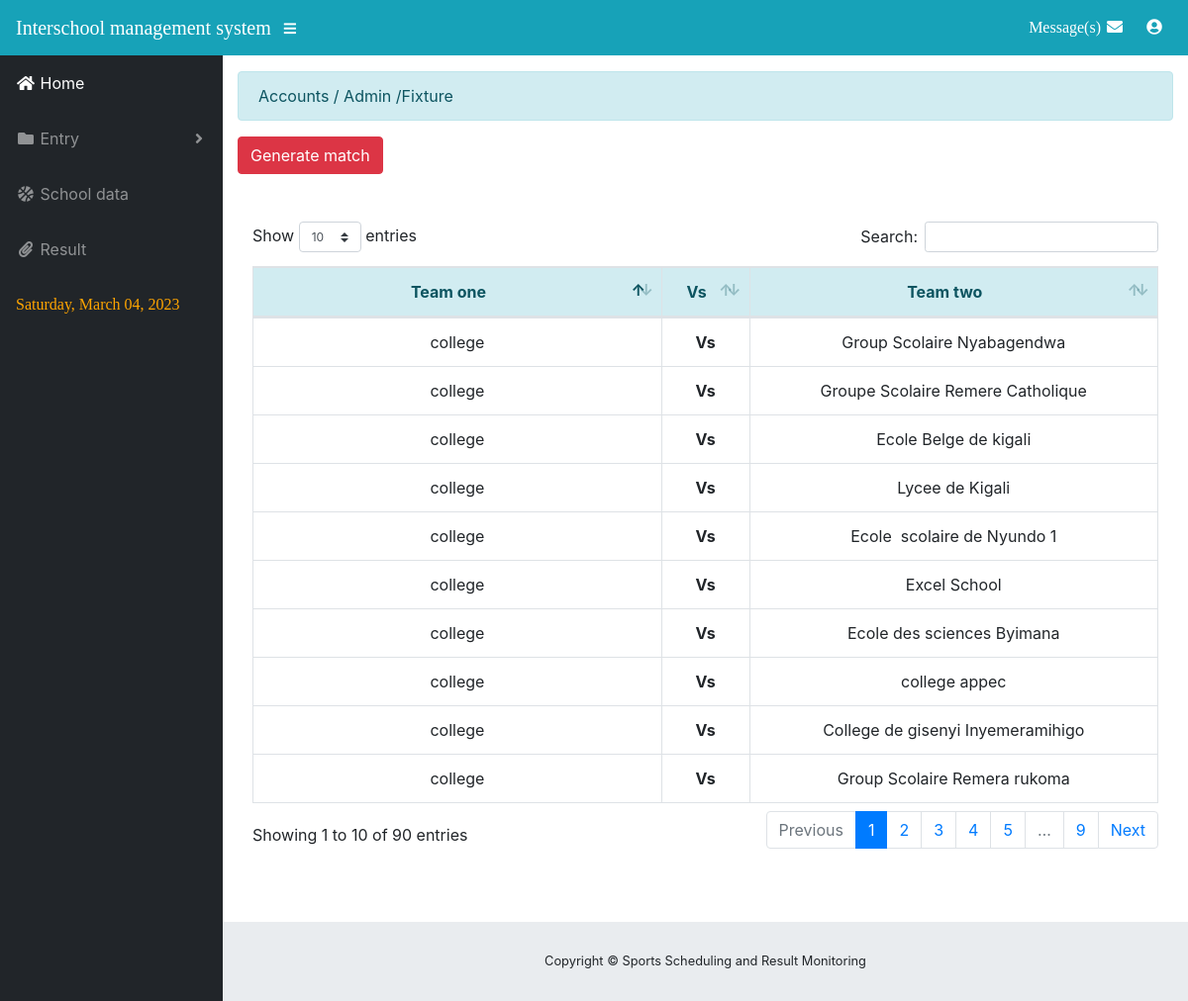
The page /admin/fixture.php on the database its author committed.
### tables this page shows
CREATE TABLE `matches` (
  `id` int(11) NOT NULL,
  `team_one` varchar(255) NOT NULL,
  `team_two` varchar(255) NOT NULL,
  `date` date NOT NULL
);

### admin/fixture.php (the view, shortened to what this page needs)
<?php  include 'theme/header.php'; ?>
<?php  include 'theme/sidebar.php'; ?>
			<div class = "alert alert-info">Accounts / Admin /Fixture</div>
			<a href='includes/generate_match.php'><button class="btn btn-danger" name="generate_match">Generate match</button></a>
			<div class = "well col-lg-12">
				<br />
				<br />
				<table id = "table" class = "table table-bordered">
					<thead>
						<tr class = "alert-info text-center">
							<th>Team one</th>
							<th>Vs</th>
							<th>Team two</th>
						</tr>
					</thead>
					<tbody>
					<?php
						$q_admin = $conn->query("SELECT * FROM `matches`") or die(mysqli_error());
						while($f_admin = $q_admin->fetch_array()){
					?>
						<tr class="text-center">
							<td><?php echo $f_admin['team_one']?></td>
							<td><b>Vs</b></td>
							<td><?php echo $f_admin['team_two']?></td>
            		</tr>
					<?php
						}
					?>
					</tbody>
				</table>
			<br />
			<br />
			<br />
			</div>
			<?php include 'theme/footer.php' ?>

### admin/theme/header.php (shortened to what this page needs)
<!DOCTYPE html>
<html lang="en">
  <head>
    <link href="vendor/bootstrap/css/bootstrap.min.css" rel="stylesheet">
    <link href="vendor/fontawesome-free/css/all.min.css" rel="stylesheet" type="text/css">
    <link href="vendor/datatables/dataTables.bootstrap4.css" rel="stylesheet">
    <link href="css/sb-admin.css" rel="stylesheet">
    <link href="css/datepicker.css" rel="stylesheet" type="text/css" />
  </head>
  <body id="page-top">
    <nav class="navbar navbar-expand navbar-dark static-top bg-info">
      <a class="navbar-brand mr-1" href="index.php" style="font-family: Snap ITC">Interschool management system</a>
      <button class="btn btn-link btn-sm text-white order-1 order-sm-0" id="sidebarToggle" href="#">
        <i class="fas fa-bars"></i>
      </button>
      <ul class="navbar-nav ml-auto ml-md-0" style="font-family: AR BLANCA">
         <li class="nav-item dropdown no-arrow mx-1">
          <a class="nav-link dropdown-toggle active" href="#" id="messagesDropdown" role="button" data-toggle="dropdown" aria-haspopup="true" aria-expanded="false">Message(s)
             <i class="fas fa-envelope fa-fw"></i>
          </a>
        </li>
        <li class="nav-item dropdown no-arrow">
          <a class="nav-link dropdown-toggle active" href="#" id="userDropdown" role="button" data-toggle="dropdown" aria-haspopup="true" aria-expanded="false">
            <i class="fas fa-user-circle fa-fw"></i>
          </a>
        </li>
      </ul>
    </nav>

### admin/theme/sidebar.php (shortened to what this page needs)
<div id="wrapper">
  <ul class="sidebar navbar-nav">
    <li class="nav-item active">
      <a class="nav-link" href="index.php">
        <i class="fas fa-fw fa-home"></i>
        <span>Home</span>
      </a>
    </li>
    <li class="nav-item dropdown">
      <a class="nav-link dropdown-toggle" href="#" id="pagesDropdown" role="button" data-toggle="dropdown" aria-haspopup="true" aria-expanded="false">
        <i class="fas fa-fw fa-folder"></i>
        <span>Entry</span>
      </a>
    </li>
    <li class="nav-item">
      <a class="nav-link" href="./school_data.php">
        <i class="fas fa-fw fa-basketball-ball"></i>
        <span>School data</span></a>
    </li>
    <li class="nav-item">
      <a class="nav-link" href="result.php">
        <i class="fas fa-fw fa-paperclip"></i>
        <span>Result</span></a>
    </li>
      <li class="nav-item">
        <a class="nav-link">
      <div style="font-family: AR BLANCA;color: orange">
                   <?php
                    $Today = strftime("%Y-%m-%d");
                    echo date('l, F d, Y',strtotime($Today) );
                    ?>
                </div>
              </a>
            </li>
  </ul>
        <div id="content-wrapper">
    <div class="container-fluid">

### admin/theme/footer.php (shortened to what this page needs)
  </div>
        <footer class="sticky-footer">
          <div class="container my-auto">
            <div class="copyright text-center my-auto">
              <span>Copyright © Sports Scheduling and Result Monitoring</span>
            </div>
          </div>
        </footer>
      </div>
    </div>
  </body>
</html>

### admin/css/sb-admin.css (style rules this page uses)
html { position: relative; min-height: 100%; }
body { height: 100%; }
#wrapper { display: -webkit-box; display: -ms-flexbox; display: flex; }
#wrapper #content-wrapper { overflow-x: hidden; width: 100%; padding-top: 1rem; padding-bottom: 80px; }
.navbar-nav .nav-item.active .nav-link { color: #fff; }
.navbar-nav .nav-item.dropdown .dropdown-toggle::after { width: 1rem; text-align: center; float: right; vertical-align: 0; border: 0; font-weight: 900; content: '\f105'; font-family: 'Font Awesome 5 Free'; }
.navbar-nav .nav-item.dropdown.no-arrow .dropdown-toggle::after { display: none; }
.sidebar { width: 90px !important; background-color: #212529; min-height: calc(100vh - 56px); }
.sidebar .nav-item:last-child { margin-bottom: 1rem; }
.sidebar .nav-item .nav-link { text-align: center; padding: 0.75rem 1rem; width: 90px; }
.sidebar .nav-item .nav-link span { font-size: 0.65rem; display: block; }
.sidebar .nav-item.dropdown .dropdown-toggle::after { display: none; }
.sidebar .nav-item .nav-link { color: rgba(255, 255, 255, 0.5); }
@media (min-width: 768px) { .sidebar { width: 225px !important; } }
@media (min-width: 768px) { .sidebar .nav-item .nav-link { display: block; width: 100%; text-align: left; padding: 1rem; width: 225px; } }
@media (min-width: 768px) { .sidebar .nav-item .nav-link span { font-size: 1rem; display: inline; } }
@media (min-width: 768px) { .sidebar .nav-item.dropdown .dropdown-toggle::after { display: block; } }
:root { --input-padding-x: 0.75rem; --input-padding-y: 0.75rem; }
footer.sticky-footer { display: -webkit-box; display: -ms-flexbox; display: flex; position: absolute; right: 0; bottom: 0; width: calc(100% - 90px); height: 80px; background-color: #e9ecef; }
footer.sticky-footer .copyright { line-height: 1; font-size: 0.8rem; }
@media (min-width: 768px) { footer.sticky-footer { width: calc(100% - 225px); } }

### rows shown on the page
matches: team_one "college", team_two "Group Scolaire Nyabagendwa"
matches: team_one "college", team_two "Groupe Scolaire Remere Catholique"
matches: team_one "college", team_two "Ecole Belge de kigali"
matches: team_one "college", team_two "Lycee de Kigali"
matches: team_one "college", team_two "Ecole scolaire de Nyundo 1"
matches: team_one "college", team_two "Excel School"
matches: team_one "college", team_two "Ecole des sciences Byimana"
matches: team_one "college", team_two "college appec"
matches: team_one "college", team_two "College de gisenyi Inyemeramihigo"
matches: team_one "college", team_two "Group Scolaire Remera rukoma"

### other values the page prints
date('l, F d, Y',strtotime($Today) ) "Saturday, March 04, 2023"
